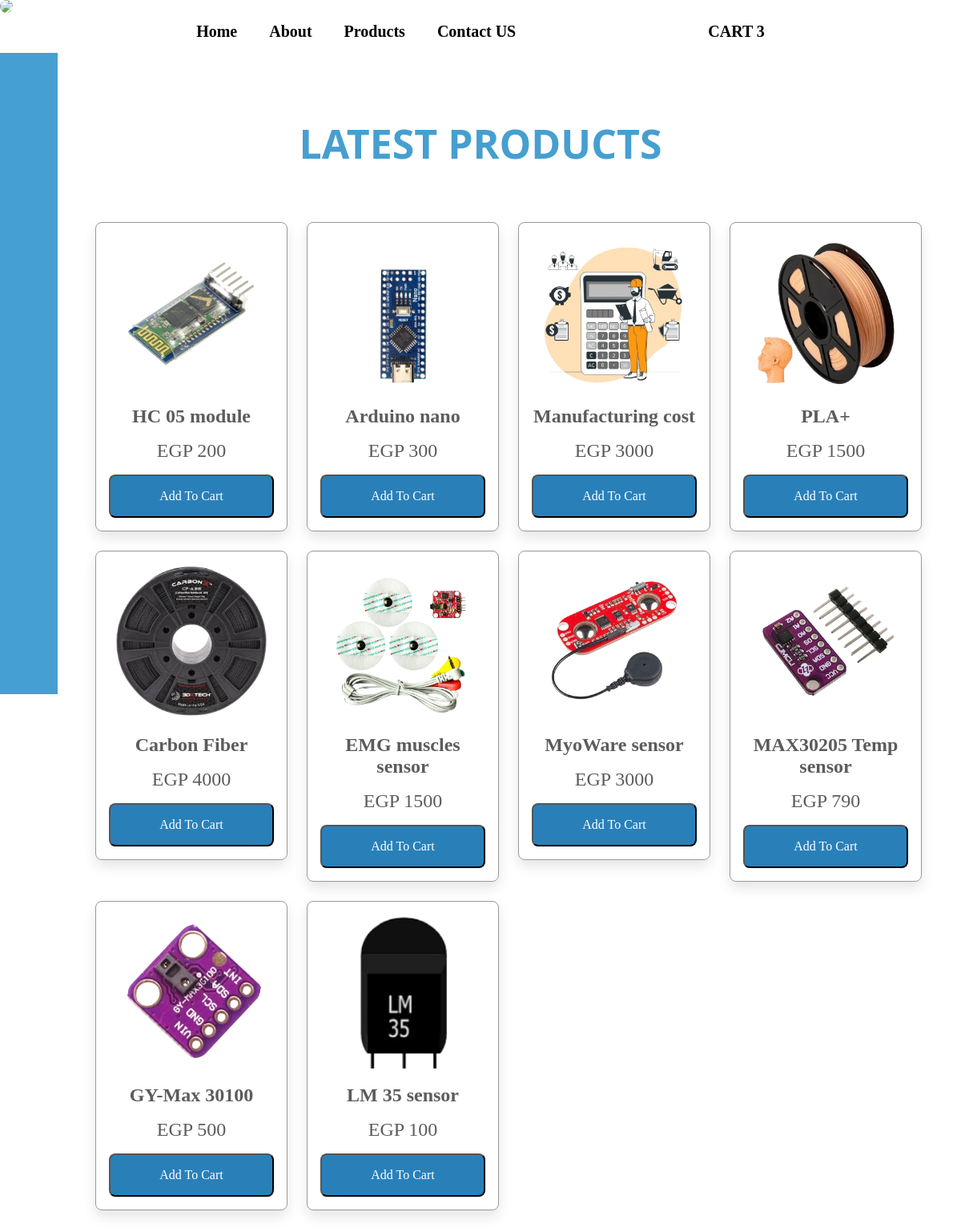
Page /Market/Products.php on the committed database.
### tables this page shows
CREATE TABLE `prodects` (
  `id` bigint(20) NOT NULL,
  `name` varchar(255) NOT NULL,
  `price` varchar(255) NOT NULL,
  `image` varchar(255) NOT NULL
);

### Market/Products.php (the view, shortened to what this page needs)
<?php
    $conn = mysqli_connect('HOSTNAME','USERNAME','PASSWORD','DATABASE NAME') or die('connection failed');;
?>
<!DOCTYPE html>
<html lang="en">
<head>
    <link rel="stylesheet" href="Prodects.css">
</head>
<body>
    <div class="rectangle"></div>
    <a href="./index.html"><img class="Logo" src="H-Bionic Logo Design-01.jpg"></a>
    <?php
            $select_rows = mysqli_query($conn, "SELECT * FROM `card`") or die('query failed');
            $row_count = mysqli_num_rows($select_rows);
    ?>
    <nav>
        <div class="links-container">
            <a href="../Home/index.html">Home</a>
            <a href="../About/Abuot.html">About</a>
            <a href="./Products.php">Products</a>
            <a href="../ChatBot/ChatBot.html">Contact US</a>
            <a href="./cart.php" class="cart">CART <span><?php echo $row_count; ?></span></a>
        </div>
    </nav>
    <div class="container">
        <section class="products">
        <h1 class="heading">latest products</h1>
        <div class="box-container">
            <?php
            $select_products = mysqli_query($conn, "SELECT * FROM `prodects`");
            if(mysqli_num_rows($select_products) > 0){
                while($fetch_product = mysqli_fetch_assoc($select_products)){
            ?>
            <form action="" method="post">
                <div class="box">
                    <img src="uploaded_img/<?php echo $fetch_product['image']; ?>" alt="">
                    <h3><?php echo $fetch_product['name'];?></h3>
                    <div class="price">EGP <?php echo $fetch_product['price']; ?></div>
                    <input type="submit" class="btn" value="Add To Cart" name="add_to_cart">
                </div>
            </form>
            <?php
                };
            };
            ?>
        </div>
        </section>
    </div>
</body>
</html>

### Market/Prodects.css (style rules this page uses)
:root { --blue:#2980b9; --red:tomato; --orange:orange; --black:#5e5b5b; --white:#fff; --bg-color:#eee; --dark-bg:rgba(0,0,0,.7); --box-shadow:0 .5rem 1rem rgba(0,0,0,.1); --border:.1rem solid #999; }
* { font-family: "Century Gothic"; }
.rectangle { width: 6vw; height: 100vh; margin-top: 58px; background: #469FD1; position: fixed; left: 0; }
.Logo { border-radius: 100%; position: fixed; left: 0; top: 0; }
.links-container { display: flex; justify-content: center; }
.links-container a { text-decoration: none; color: rgb(0, 0, 0); font-size: 20px; font-weight: 600; padding: 20px; }
.cart { margin-left: 200px; font-size: 5rem; color:var(--white); text-decoration: none; }
.container { max-width: 1200px; margin:0 auto; }
section { padding:2rem; }
.heading { text-align: center; font-size: 50px; text-transform: uppercase; color:#469FD1; margin-bottom: 4rem; font-family: "Black Ops One", system-ui; }
.btn { display: block; width: 100%; text-align: center; background-color: var(--blue); color:var(--white); font-size: 1rem; padding:1rem 3rem; border-radius: .5rem; cursor: pointer; margin-top: 1rem; text-decoration: none; }
.products .box-container { display:grid; grid-template-columns: repeat(auto-fit, 15rem); gap:1.5rem; justify-content: center; margin-left: 70px; }
.products .box-container .box { text-align: center; padding:1rem; box-shadow: var(--box-shadow); border:var(--border); border-radius: .5rem; }
.products .box-container .box img { height: 12rem; }
.products .box-container .box h3 { margin:1rem 0; font-size: 1.5rem; color:var(--black); }
.products .box-container .box .price { font-size: 1.5rem; color:var(--black); }

### rows in the picture
prodects: image (picture), name "HC 05 module", price "200"
prodects: image (picture), name "Arduino nano", price "300"
prodects: image (picture), name "Manufacturing cost", price "3000"
prodects: image (picture), name "PLA+", price "1500"
prodects: image (picture), name "Carbon Fiber", price "4000"
prodects: image (picture), name "EMG muscles sensor", price "1500"
prodects: image (picture), name "MyoWare sensor", price "3000"
prodects: image (picture), name "MAX30205 Temp sensor", price "790"
prodects: image (picture), name "GY-Max 30100", price "500"
prodects: image (picture), name "LM 35 sensor", price "100"

### other values in the picture
$row_count "3"
